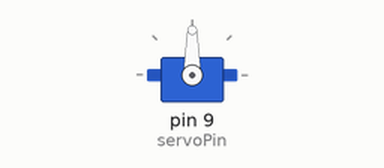
The sketch below on a simulated Arduino Uno, built with avr-gcc and run on an emulated ATmega328P. Shown: servo.

Above: at 0.25 s.
Timing chart, 0 to 4.8 s (numbered marks = the images above):
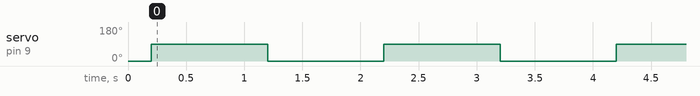

Measured:
- by itself, servo on pin 9 (servoPin): alternates 90° for 1.0 s and 0° for 1.0 s

The sketch:

Servo.ino
```cpp
// Uso Servomotor

// Incluir libreria
#include <Servo.h>

// Inicializar Servo
Servo myServo;

// Definir pin digital para controlar el servo
const int servoPin = 9;

// Configuracion Inicial
void setup() {
  myServo.attach(servoPin);
  myServo.write(0);  // Inicializa el servomotor en 0 grados
  delay(200);
}

void loop() {
  myServo.write(90);  // Mueve el servomotor a 90 grados
  delay(1000);        // Espera 1 segundo

  myServo.write(0);   // Mueve el servomotor de vuelta a 0 grados
  delay(1000);        // Espera 1 segundo
}
```
